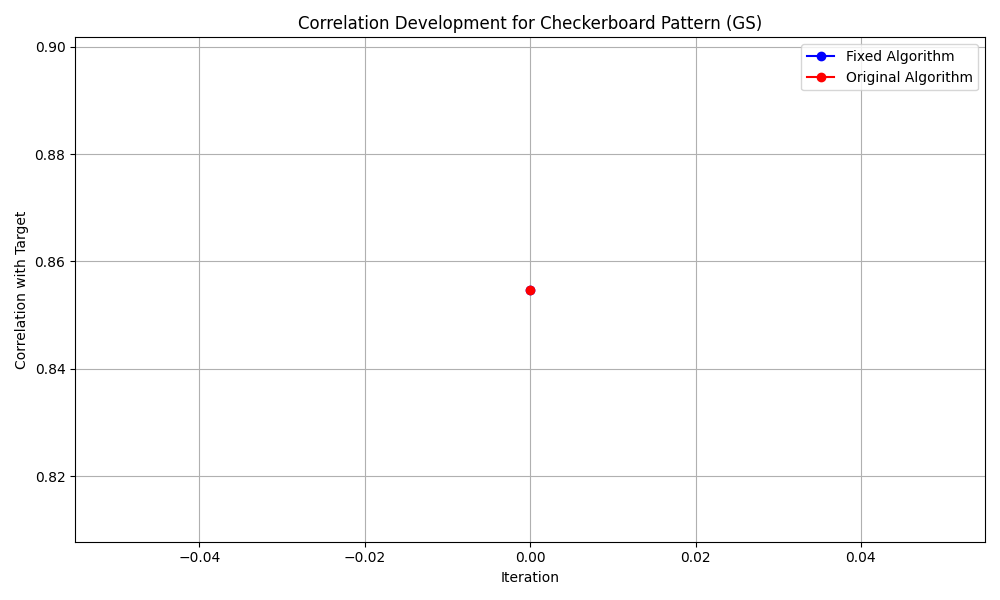
#> input picture algorithm_development/checkerboard_gs_correlation_development.png, 1000 x 600 px
$ python slm_sony_lcx016al.py
#> lines starting #> are read from the running program, lines starting #| are printed output that depends on the picture
import numpy as np
import cv2
import matplotlib.pyplot as plt
from tkinter import filedialog
import tkinter as tk
from tqdm import tqdm
import os

# Physical parameters for SONY LCX016AL-6 SLM
wavelength = 0.5e-6    # Initial wavelength (500 nm)
pixel_size = 32e-6     # SLM pixel size (32 µm)
distance = 0.1         # Initial propagation distance (10 cm)

# SLM specifications
image_size_x = 832     # SLM width in pixels
image_size_y = 624     # SLM height in pixels
num_iterations = 20    # Number of iterations for optimization
padding_factor = 2     # Padding factor for FFT

# Precompute frequency grids for ASM
def prepare_asm_grids(nx, ny, dx, wavelength):
    kx = 2 * np.pi * np.fft.fftfreq(nx, d=dx)
    ky = 2 * np.pi * np.fft.fftfreq(ny, d=dx)
    KX, KY = np.meshgrid(kx, ky)
    k = 2 * np.pi / wavelength
    return KX, KY, k

def propagate_asm(field, z, KX, KY, k):
    """Optimized Angular Spectrum Method using precomputed grids"""
    H = np.exp(1j * z * np.sqrt(k**2 - KX**2 - KY**2 + 0j))
    H[KX**2 + KY**2 > k**2] = 0
    return np.fft.ifft2(np.fft.fft2(field) * H)

def optimize_phase(target, input_beam, z, wavelength, pixel_size, num_iterations, KX, KY, k):
    """Optimized phase pattern calculation"""
    phase = 2 * np.pi * np.random.rand(*input_beam.shape)
    field = input_beam * np.exp(1j * phase)

    for i in range(num_iterations):
        # Forward propagation
        prop_field = propagate_asm(field, z, KX, KY, k)

        # Apply amplitude constraint in target plane
        prop_field = np.sqrt(target) * np.exp(1j * np.angle(prop_field))

        # Back propagation
        field = propagate_asm(prop_field, -z, KX, KY, k)

        # Apply amplitude constraint in SLM plane
        field = input_beam * np.exp(1j * np.angle(field))

    return np.angle(field)

def main():
    # Create and hide root window
    root = tk.Tk()
    root.withdraw()

    # Open file dialog
    file_path = filedialog.askopenfilename(
        title="Choose target image",
        filetypes=[
            ("Image files", "*.png *.jpg *.jpeg *.bmp *.tiff"),
            ("All files", "*.*")
        ]
    )
#> the answer given: algorithm_development/checkerboard_gs_correlation_development.png

    if not file_path:
        print("No file selected. Exiting...")
        return

    # Load and preprocess target image
    target = cv2.imread(file_path, cv2.IMREAD_GRAYSCALE)
#> target: shape (600, 1000); min 0, max 255, mean 250.8
    if target is None:
        print(f"Error: Could not load image from {file_path}")
        return

    # Resize to match SLM resolution
    target = cv2.resize(target, (image_size_x, image_size_y))
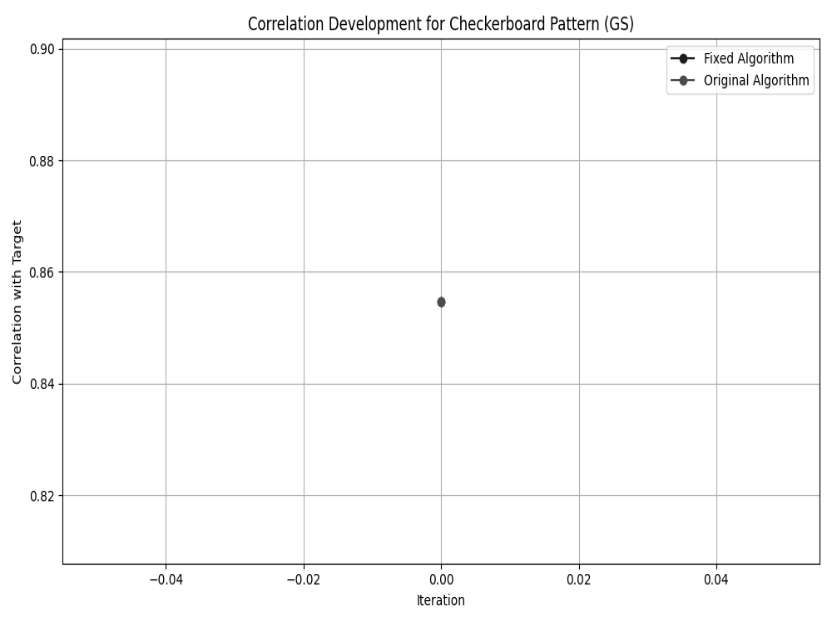
#> target: shape (624, 832); min 0, max 255, mean 250.8
    target = target.astype(float) / 255.0

    # Zero padding
    padded_size_x = image_size_x * padding_factor
    padded_size_y = image_size_y * padding_factor
    padded_target = np.zeros((padded_size_y, padded_size_x))
    start_idx_x = (padded_size_x - image_size_x) // 2
    start_idx_y = (padded_size_y - image_size_y) // 2
    end_idx_x = start_idx_x + image_size_x
    end_idx_y = start_idx_y + image_size_y
    padded_target[start_idx_y:end_idx_y, start_idx_x:end_idx_x] = target
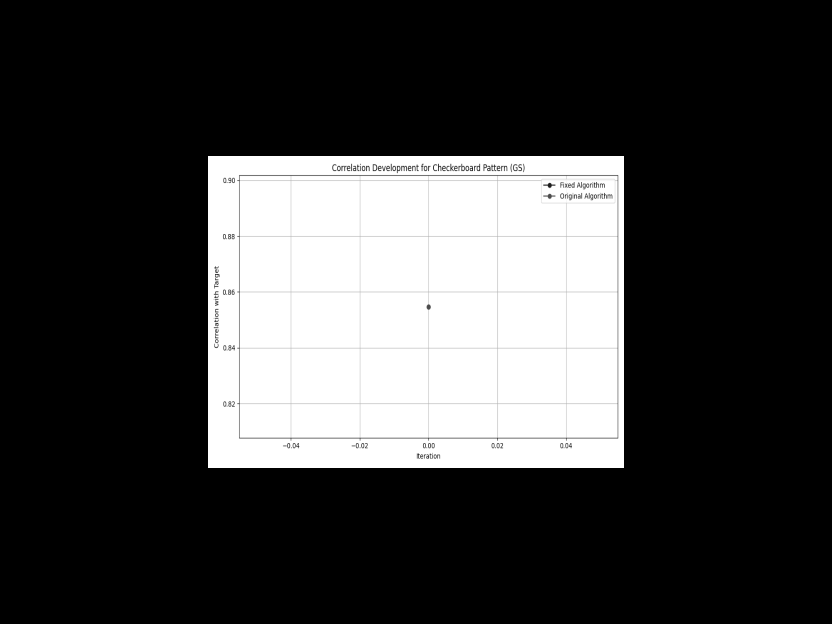
#> padded_target: shape (1248, 1664) float64 (shown at 1/2 size); min 0, max 1, mean 0.246

    # Create Gaussian input beam (adjusted for rectangular shape)
    x = np.linspace(-1, 1, padded_size_x)
    y = np.linspace(-1, 1, padded_size_y)
    X, Y = np.meshgrid(x, y)
    R = np.sqrt(X**2 + Y**2)
    input_beam = np.exp(-R**2 / 0.5**2)

    # Precompute ASM grids
    KX, KY, k = prepare_asm_grids(padded_size_x, padded_size_y, pixel_size, wavelength)

    # Create figure and subplots
    fig, (ax1, ax2, ax3) = plt.subplots(1, 3, figsize=(15, 5))

    # Plot input image
    ax1.imshow(target, cmap='gray')
    ax1.set_title(f'Target Image\n({image_size_x} × {image_size_y} pixels)')
    ax1.axis('equal')

    # Optimize phase pattern
    print("\nOptimizing phase pattern...")
    final_phase = optimize_phase(padded_target, input_beam, distance, wavelength,
                                  pixel_size, num_iterations, KX, KY, k)

    # Calculate reconstruction
    field = input_beam * np.exp(1j * final_phase)
    reconstructed_field = propagate_asm(field, distance, KX, KY, k)
    reconstructed = np.abs(reconstructed_field)**2

    # Plot phase pattern
    phase_plot = ax2.imshow(final_phase[start_idx_y:end_idx_y, start_idx_x:end_idx_x],
                          cmap='twilight', vmin=-np.pi, vmax=np.pi)
    ax2.set_title('SLM Phase Pattern\n(32 µm pixel size)')
    plt.colorbar(phase_plot, ax=ax2, label='Phase (rad)')
    ax2.axis('equal')

    # Plot reconstructed image
    recon_plot = ax3.imshow(reconstructed[start_idx_y:end_idx_y, start_idx_x:end_idx_x],
                           cmap='gray')
    ax3.set_title(f'Reconstructed Image\n(z = {distance*100:.1f} cm)')
    plt.colorbar(recon_plot, ax=ax3, label='Intensity')
    ax3.axis('equal')

    plt.tight_layout()
    plt.show()

if __name__ == "__main__":
#> (the run stopped early here; a loop or call above may not have finished)
